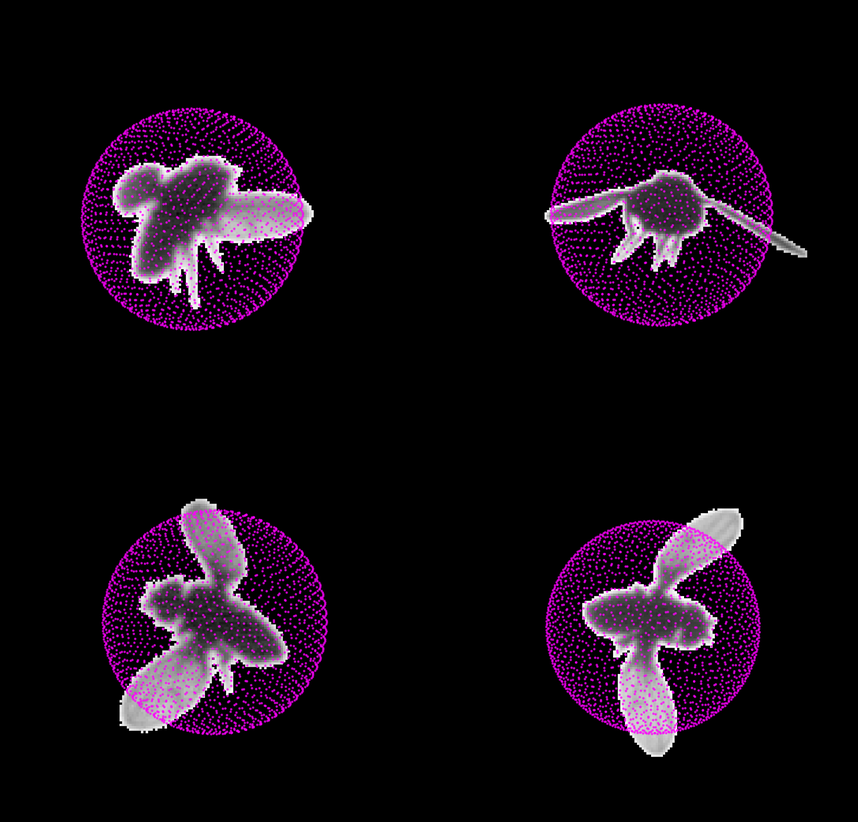
#> input picture verify_sphere_reprojection.png, 858 x 822 px, shrunk from 3093 x 2965 before the run
$ python -i image.py   (imports and definitions only)
#> lines starting #> are read from the running program, lines starting #| are printed output that depends on the picture; after the words box and inside, x2 and y2 are one past the last pixel; in counts of white or black regions, pixels touching at a corner belong together
#> further down, picture is the input picture: shape (822, 858, 3); mean B, G, R 19.9, 10.3, 19.9
from pathlib import Path
from typing import Dict, Any, Tuple
import numpy as np
import cv2

# [37 lines left out: functions crop_image, gray_to_rgba, not called in this run]

def binarize_mask(im: np.ndarray, threshold: int = 1, dark_bg: bool = True) -> np.ndarray:
    """
    Convert input image to a binary mask, isolating target areas.
    dark_bg=True  : background is dark, foreground is bright
    dark_bg=False : background is bright (white), foreground is darker
    """
#> called with threshold = 1, dark_bg = True
    # 1. Convert to grayscale if image is colored (H, W, 3)
    if len(im.shape) == 3:
        gray = cv2.cvtColor(im, cv2.COLOR_BGR2GRAY)
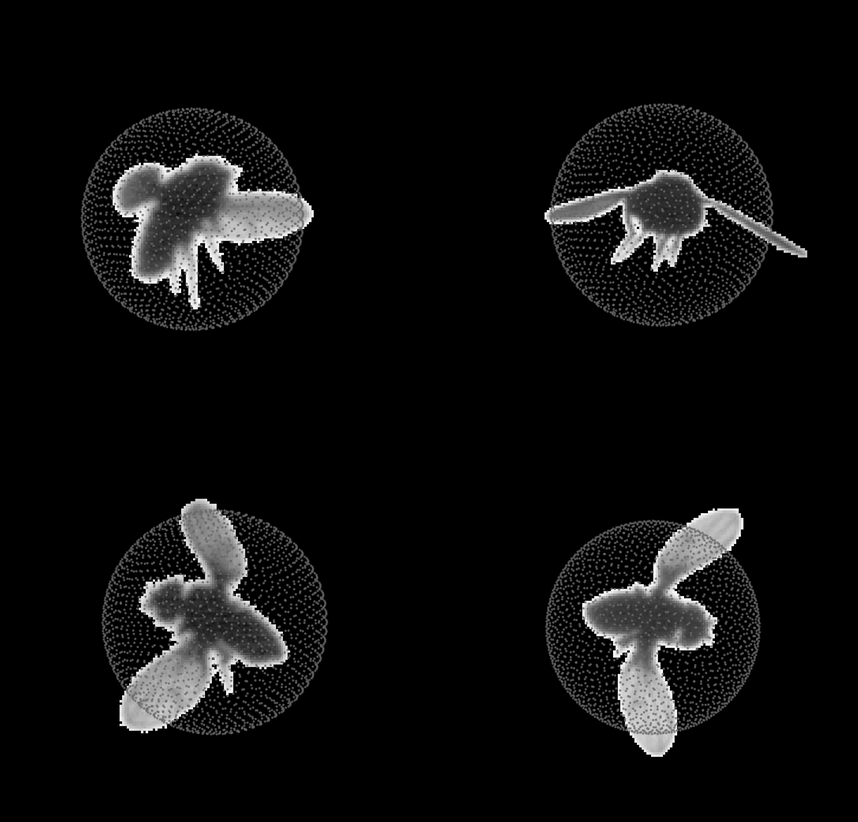
#> gray: shape (822, 858); min 0, max 255, mean 14.3
    else:
        gray = im

    # 2. Thresholding
    if dark_bg:
        _, binary = cv2.threshold(gray, threshold, 255, cv2.THRESH_BINARY)
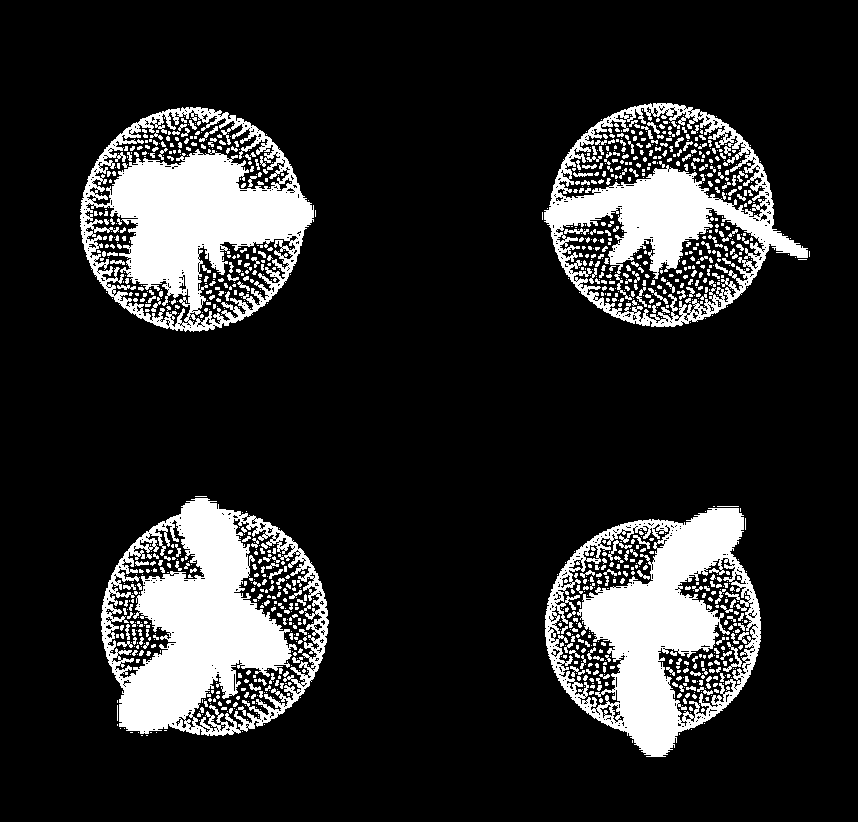
#> binary: shape (822, 858); 15.7% white; 1308 white regions (1050 under 20 px), largest, box (x1, y1, x2, y2) and area: (101, 498, 329, 736) 27161, (80, 107, 314, 332) 25219, (545, 508, 761, 757) 24072
    else:
        _, binary = cv2.threshold(gray, 255 - threshold, 255, cv2.THRESH_BINARY_INV)

    return binary

# [48 lines left out: functions dilate_mask, erode_appendages, not called in this run]

>>> import cv2
>>> picture = cv2.imread('../verify_sphere_reprojection.png')
>>> result = binarize_mask(picture)
